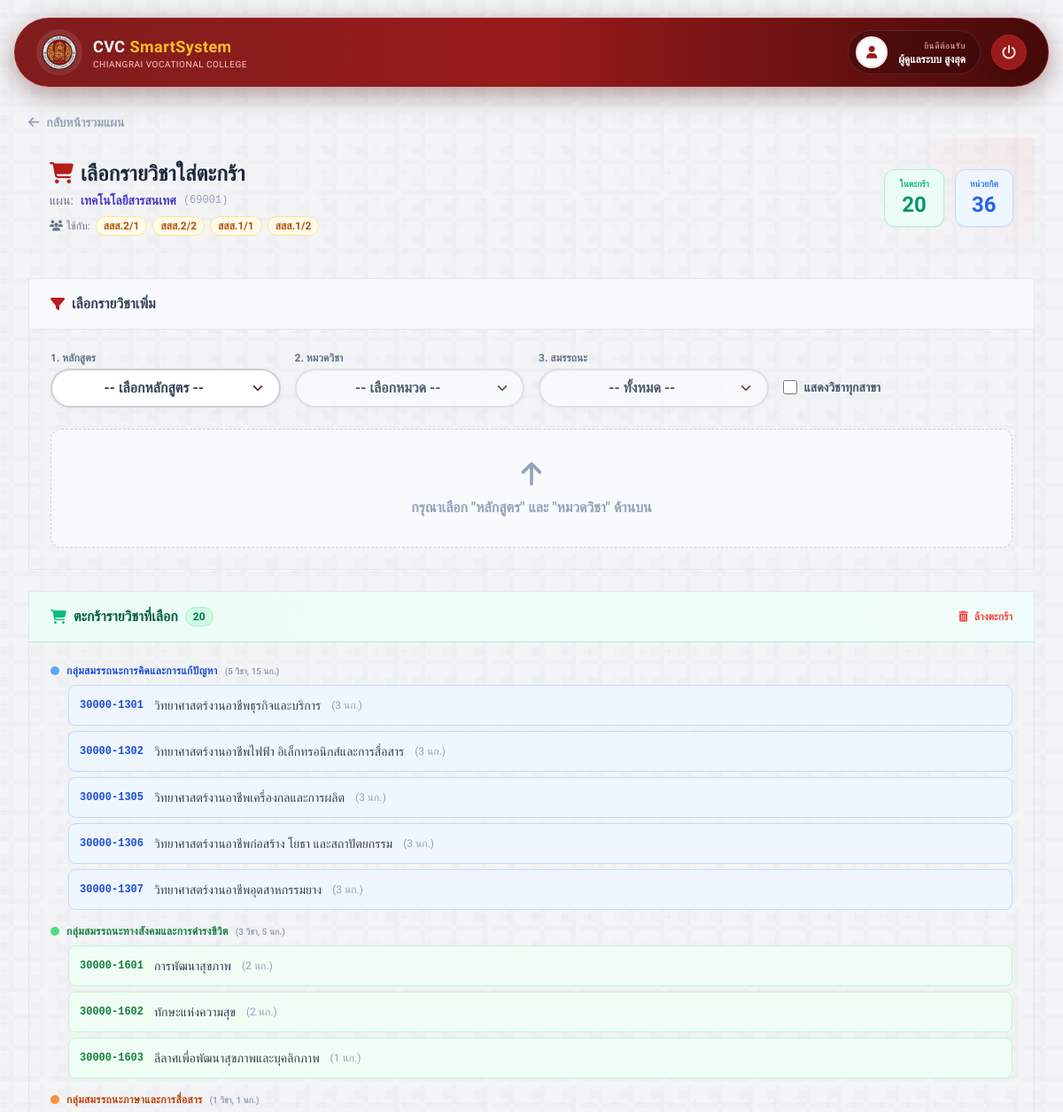
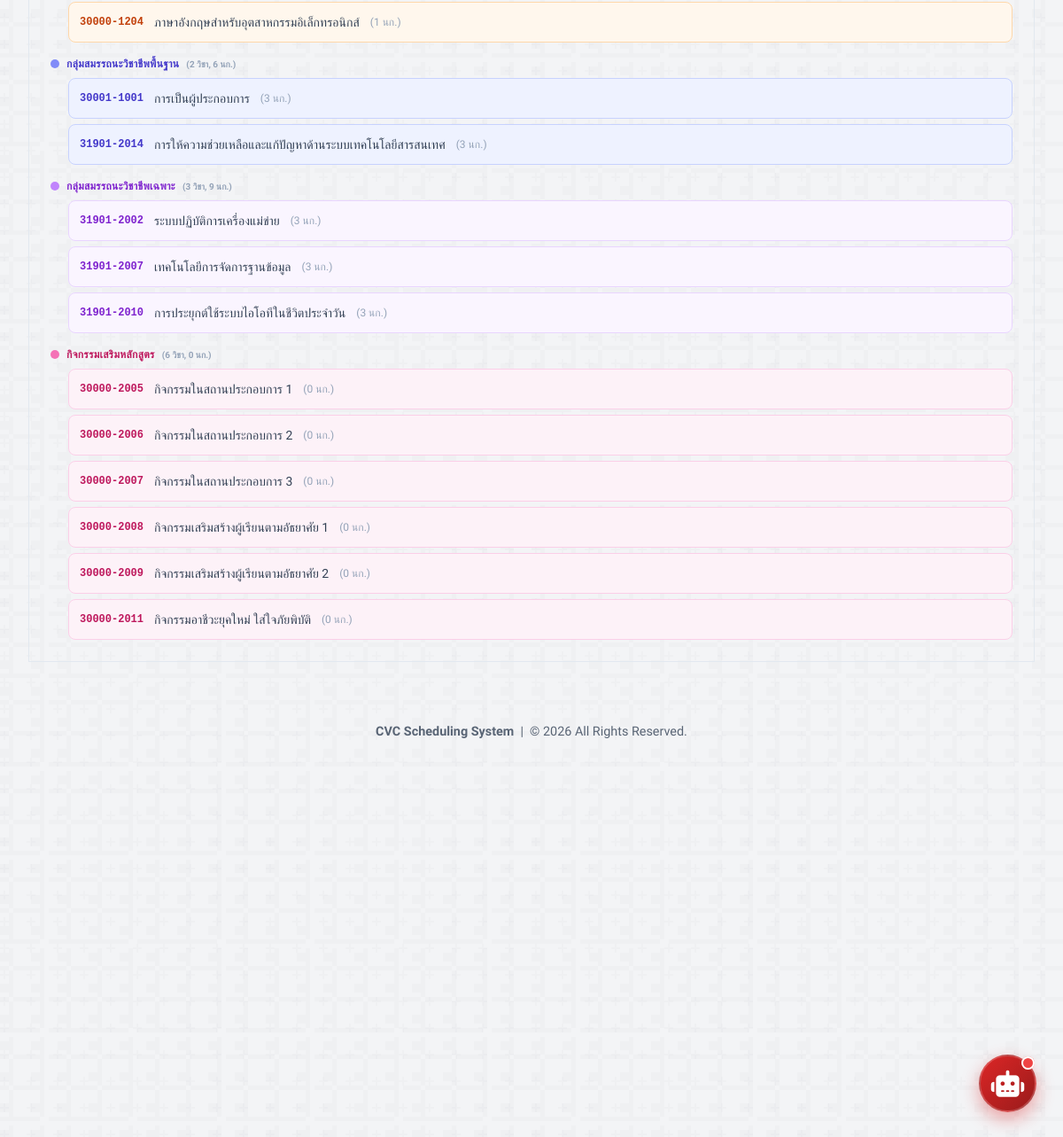
/admin/manage_plan_cart.php?pla_id=17 (signed in), run on the app's committed database (2 pictures, top to bottom).
### tables this page shows
CREATE TABLE `study_plans` (
  `pla_id` int(11) NOT NULL,
  `cur_id` int(11) DEFAULT NULL COMMENT 'อ้างอิงหลักสูตร',
  `pla_code` varchar(100) DEFAULT NULL,
  `cla_id` char(10) DEFAULT NULL,
  `pla_name` varchar(255) DEFAULT NULL,
  `pla_start_year` smallint(6) DEFAULT NULL,
  `pla_semester` tinyint(4) NOT NULL DEFAULT 1 COMMENT 'ภาคเรียน',
  `pla_major` varchar(150) DEFAULT NULL,
  `pla_required_credits` int(11) DEFAULT 0,
  `pla_note` varchar(255) DEFAULT NULL,
  `pla_created_at` timestamp NOT NULL DEFAULT current_timestamp()
);

CREATE TABLE `subjects` (
  `sub_id` int(11) NOT NULL,
  `cur_id` int(11) DEFAULT NULL COMMENT 'รหัสหลักสูตร',
  `sub_code` varchar(50) DEFAULT NULL,
  `sub_name` varchar(255) NOT NULL,
  `sub_th_pr_ot` varchar(50) DEFAULT NULL,
  `sub_credit` int(11) DEFAULT 0,
  `sub_hours` int(11) DEFAULT 0,
  `sub_curriculum` varchar(100) DEFAULT NULL,
  `sub_major_scope` varchar(100) DEFAULT NULL,
  `sug_id` int(11) DEFAULT NULL,
  `maj_id` int(11) DEFAULT NULL,
  `sub_category` varchar(150) DEFAULT NULL,
  `sub_competency` varchar(255) DEFAULT NULL,
  `sub_room_theory` varchar(100) DEFAULT NULL COMMENT 'ห้องเรียนทฤษฎี',
  `sub_room_practice` varchar(100) DEFAULT NULL COMMENT 'ห้องเรียนปฏิบัติ',
  `sub_created_at` timestamp NOT NULL DEFAULT current_timestamp(),
  `sub_preferred_room_type` varchar(100) DEFAULT 'ห้องเรียนทฤษฎี'
);

### admin/manage_plan_cart.php (the view, shortened to what the rows shown need)
<?php
require_once '../config/db.php';
$pla_id = $_GET['pla_id'] ?? null;
$plan = $pdo->prepare("SELECT * FROM study_plans WHERE pla_id = ?");
$plan->execute([$pla_id]);
$plan_data = $plan->fetch();
$stmt_cart = $pdo->prepare("SELECT sub_id FROM plan_subject_cart WHERE pla_id = ?");
$stmt_cart->execute([$pla_id]);
$cart_sub_ids = $stmt_cart->fetchAll(PDO::FETCH_COLUMN);
$cart_grouped = [];
if (!empty($cart_sub_ids)) {
    $ph = implode(',', array_fill(0, count($cart_sub_ids), '?'));
    $stmt_cs = $pdo->prepare("SELECT s.*, sg.sug_name, COALESCE(NULLIF(s.sub_competency, ''), sg.sug_name, 'ไม่ระบุหมวด') as comp_group
                               FROM subjects s LEFT JOIN subject_groups sg ON s.sug_id = sg.sug_id
                               WHERE s.sub_id IN ($ph) ORDER BY s.sug_id ASC, s.sub_competency ASC, s.sub_code ASC");
    $stmt_cs->execute($cart_sub_ids);
    $cart_subjects = $stmt_cs->fetchAll();
    foreach ($cart_subjects as $cs) {
        $cg = $cs['comp_group'];
        if (!isset($cart_grouped[$cg]))
            $cart_grouped[$cg] = [];
        $cart_grouped[$cg][] = $cs;
    }
}
$comp_colors = [
    'กลุ่มสมรรถนะภาษาและการสื่อสาร' => ['dot' => 'bg-orange-400', 'bg' => 'bg-orange-50', 'text' => 'text-orange-700', 'border' => 'border-orange-200'],
    'กลุ่มสมรรถนะการคิดและการแก้ปัญหา' => ['dot' => 'bg-blue-400', 'bg' => 'bg-blue-50', 'text' => 'text-blue-700', 'border' => 'border-blue-200'],
    'กลุ่มสมรรถนะทางสังคมและการดำรงชีวิต' => ['dot' => 'bg-green-400', 'bg' => 'bg-green-50', 'text' => 'text-green-700', 'border' => 'border-green-200'],
    'กลุ่มสมรรถนะวิชาชีพพื้นฐาน' => ['dot' => 'bg-indigo-400', 'bg' => 'bg-indigo-50', 'text' => 'text-indigo-700', 'border' => 'border-indigo-200'],
    'กลุ่มสมรรถนะวิชาชีพเฉพาะ' => ['dot' => 'bg-purple-400', 'bg' => 'bg-purple-50', 'text' => 'text-purple-700', 'border' => 'border-purple-200'],
    'หมวดวิชาสมรรถนะแกนกลาง' => ['dot' => 'bg-orange-400', 'bg' => 'bg-orange-50', 'text' => 'text-orange-700', 'border' => 'border-orange-200'],
    'หมวดวิชาสมรรถนะวิชาชีพ' => ['dot' => 'bg-indigo-400', 'bg' => 'bg-indigo-50', 'text' => 'text-indigo-700', 'border' => 'border-indigo-200'],
    'หมวดวิชาเลือกเสรี' => ['dot' => 'bg-teal-400', 'bg' => 'bg-teal-50', 'text' => 'text-teal-700', 'border' => 'border-teal-200'],
    'กิจกรรมเสริมหลักสูตร' => ['dot' => 'bg-pink-400', 'bg' => 'bg-pink-50', 'text' => 'text-pink-700', 'border' => 'border-pink-200'],
];
$default_color = ['dot' => 'bg-slate-400', 'bg' => 'bg-slate-50', 'text' => 'text-slate-700', 'border' => 'border-slate-200'];
require_once '../includes/header.php';
?>
<div class="max-w-7xl mx-auto space-y-6 pb-12" id="app">
    <div>
        <div class="card-premium p-6 relative overflow-hidden">
            <div class="relative z-10 flex flex-col md:flex-row justify-between items-start md:items-center gap-4">
                <div>
                    <h1 class="text-2xl font-bold text-slate-800"><i class="fa-solid fa-cart-shopping text-cvc-blue mr-2"></i>เลือกรายวิชาใส่ตะกร้า</h1>
                    <div class="flex items-center gap-2 mt-1">
                        <span class="text-sm text-slate-500">แผน:</span>
                        <span class="text-sm font-bold text-indigo-700"><?php echo htmlspecialchars($plan_data['pla_name']); ?></span>
                        <span class="font-mono text-xs text-slate-400">(<?php echo $plan_data['pla_code']; ?>)</span>
                    </div>
                </div>
            </div>
        </div>
    </div>
    <div class="card-premium overflow-hidden border border-slate-200">
        <div class="p-6" id="cart-container">
            <?php if (empty($cart_grouped)): ?>
                <div class="py-8 text-center text-slate-300" id="cart-empty">
                    <i class="fa-solid fa-cart-shopping text-4xl mb-2"></i>
                    <p class="font-bold">ยังไม่มีรายวิชาในตะกร้า</p>
                    <p class="text-xs mt-1">เลือกหลักสูตร → หมวดวิชา แล้วคลิกรายวิชาด้านบนเพื่อเพิ่ม</p>
                </div>
            <?php
else: ?>
                <div class="space-y-4" id="cart-list">
                    <?php foreach ($cart_grouped as $comp_name => $comp_subs):
        $color = $comp_colors[$comp_name] ?? $default_color;
        $group_credits = 0;
        foreach ($comp_subs as $cs)
            $group_credits += intval($cs['sub_credit']);
?>
                    <div class="cart-group" data-group="<?php echo htmlspecialchars($comp_name); ?>">
                        <div class="flex items-center gap-2 mb-2">
                            <span class="w-2.5 h-2.5 rounded-full <?php echo $color['dot']; ?>"></span>
                            <span class="text-xs font-bold <?php echo $color['text']; ?> uppercase tracking-wide"><?php echo htmlspecialchars($comp_name); ?></span>
                            <span class="text-[10px] text-slate-400 font-bold group-count">(<?php echo count($comp_subs); ?> วิชา, <?php echo $group_credits; ?> นก.)</span>
                        </div>
                        <div class="space-y-1.5 ml-5">
                            <?php foreach ($comp_subs as $cs): ?>
                            <div class="cart-item flex items-center justify-between <?php echo $color['bg']; ?> <?php echo $color['border']; ?> border rounded-lg px-3 py-2 group" id="cart_<?php echo $cs['sub_id']; ?>" data-credit="<?php echo $cs['sub_credit']; ?>">
                                <div class="flex items-center gap-3">
                                    <span class="font-mono font-bold text-xs <?php echo $color['text']; ?>"><?php echo $cs['sub_code']; ?></span>
                                    <span class="text-sm text-slate-700"><?php echo htmlspecialchars($cs['sub_name']); ?></span>
                                    <span class="text-xs text-slate-400">(<?php echo $cs['sub_credit']; ?> นก.)</span>
                                </div>
                            </div>
                            <?php
        endforeach; ?>
                        </div>
                    </div>
                    <?php
    endforeach; ?>
                </div>
            <?php
endif; ?>
        </div>
    </div>
</div>

### data on the page
study_plans: pla_name "เทคโนโลยีสารสนเทศ", pla_code "69001"
subjects: sub_code "30000-1301", sub_name "วิทยาศาสตร์งานอาชีพธุรกิจและบริการ", sub_credit "3"
subjects: sub_code "30000-1302", sub_name "วิทยาศาสตร์งานอาชีพไฟฟ้า อิเล็กทรอนิกส์และการสื่อสาร", sub_credit "3"
subjects: sub_code "30000-1305", sub_name "วิทยาศาสตร์งานอาชีพเครื่องกลและการผลิต", sub_credit "3"
subjects: sub_code "30000-1306", sub_name "วิทยาศาสตร์งานอาชีพก่อสร้าง โยธา และสถาปัตยกรรม", sub_credit "3"
subjects: sub_code "30000-1307", sub_name "วิทยาศาสตร์งานอาชีพอุตสาหกรรมยาง", sub_credit "3"
subjects: sub_code "30000-1601", sub_name "การพัฒนาสุขภาพ", sub_credit "2"
subjects: sub_code "30000-1602", sub_name "ทักษะแห่งความสุข", sub_credit "2"
subjects: sub_code "30000-1603", sub_name "ลีลาศเพื่อพัฒนาสุขภาพและบุคลิกภาพ", sub_credit "1"
subjects: sub_code "30000-1204", sub_name "ภาษาอังกฤษสำหรับอุตสาหกรรมอิเล็กทรอนิกส์", sub_credit "1"
subjects: sub_code "30001-1001", sub_name "การเป็นผู้ประกอบการ", sub_credit "3"
subjects: sub_code "31901-2014", sub_name "การให้ความช่วยเหลือและแก้ปัญหาด้านระบบเทคโนโลยีสารสนเทศ", sub_credit "3"
subjects: sub_code "31901-2002", sub_name "ระบบปฏิบัติการเครื่องแม่ข่าย", sub_credit "3"
subjects: sub_code "31901-2007", sub_name "เทคโนโลยีการจัดการฐานข้อมูล", sub_credit "3"
subjects: sub_code "31901-2010", sub_name "การประยุกต์ใช้ระบบไอโอทีในชีวิตประจำวัน", sub_credit "3"
subjects: sub_code "30000-2005", sub_name "กิจกรรมในสถานประกอบการ 1", sub_credit "0"
subjects: sub_code "30000-2006", sub_name "กิจกรรมในสถานประกอบการ 2", sub_credit "0"
subjects: sub_code "30000-2007", sub_name "กิจกรรมในสถานประกอบการ 3", sub_credit "0"
subjects: sub_code "30000-2008", sub_name "กิจกรรมเสริมสร้างผู้เรียนตามอัธยาศัย 1", sub_credit "0"
subjects: sub_code "30000-2009", sub_name "กิจกรรมเสริมสร้างผู้เรียนตามอัธยาศัย 2", sub_credit "0"
subjects: sub_code "30000-2011", sub_name "กิจกรรมอาชีวะยุคใหม่ ใส่ใจภัยพิบัติ", sub_credit "0"

### other printed values
$_SESSION['user_name'] "ผู้ดูแลระบบ สูงสุด"
$pc "สสส.2/1"
$pc "สสส.2/2"
$pc "สสส.1/1"
$pc "สสส.1/2"
$total_cart "20"
$total_credits "36"
$comp_name "กลุ่มสมรรถนะการคิดและการแก้ปัญหา"
count($comp_subs) "5"
$group_credits "15"
$comp_name "กลุ่มสมรรถนะทางสังคมและการดำรงชีวิต"
count($comp_subs) "3"
$group_credits "5"
$comp_name "กลุ่มสมรรถนะภาษาและการสื่อสาร"
count($comp_subs) "1"
